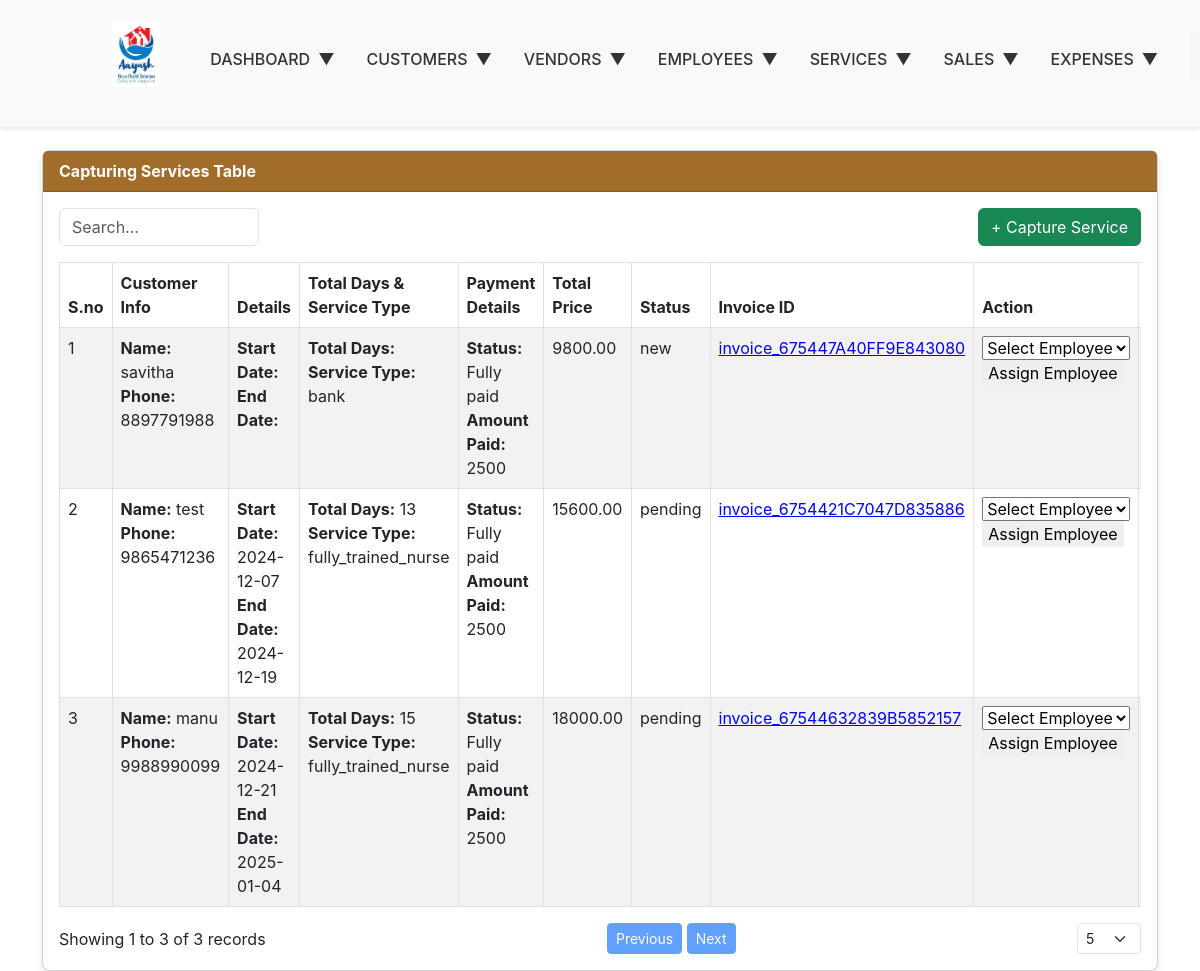
Screenshot of /Capturing-Services/view_services.php with the database file from the repository.
### tables this page shows
CREATE TABLE `service_requests` (
  `id` int(11) NOT NULL,
  `customer_name` varchar(255) NOT NULL,
  `contact_no` varchar(20) NOT NULL,
  `email` varchar(255) NOT NULL,
  `enquiry_date` date NOT NULL,
  `enquiry_time` time NOT NULL,
  `service_type` varchar(100) NOT NULL,
  `from_date` date DEFAULT NULL,
  `end_date` date DEFAULT NULL,
  `total_days` int(11) DEFAULT NULL,
  `service_price` decimal(10,2) DEFAULT NULL,
  `invoice_status` varchar(250) DEFAULT NULL,
  `enquiry_source` varchar(100) NOT NULL,
  `priority_level` varchar(50) NOT NULL,
  `status` varchar(50) NOT NULL,
  `assigned_employee` varchar(255) NOT NULL,
  `request_details` text NOT NULL,
  `resolution_notes` text NOT NULL,
  `comments` text NOT NULL,
  `created_at` timestamp NOT NULL DEFAULT current_timestamp()
);

CREATE TABLE `invoice` (
  `id` int(11) NOT NULL,
  `invoice_id` varchar(250) NOT NULL,
  `customer_id` int(11) DEFAULT NULL,
  `service_id` varchar(25) NOT NULL,
  `customer_name` varchar(255) NOT NULL,
  `mobile_number` varchar(15) NOT NULL,
  `customer_email` varchar(500) NOT NULL,
  `total_amount` decimal(10,2) NOT NULL,
  `due_date` datetime DEFAULT NULL,
  `status` varchar(50) DEFAULT 'Pending',
  `created_at` datetime DEFAULT current_timestamp(),
  `updated_at` datetime DEFAULT current_timestamp() ON UPDATE current_timestamp()
);

### Capturing-Services/view_services.php (the view, shortened to what this page needs)
<?php
include '../config.php';
$pageSize = isset($_GET['pageSize']) ? intval($_GET['pageSize']) : 5;
$pageIndex = isset($_GET['pageIndex']) ? intval($_GET['pageIndex']) : 0;
$searchTerm = isset($_GET['search']) ? $conn->real_escape_string($_GET['search']) : '';
$start = $pageIndex * $pageSize;
$countSql = "SELECT COUNT(*) as total FROM service_requests
             WHERE customer_name LIKE '%$searchTerm%'";
$countResult = $conn->query($countSql);
$totalRecords = $countResult->fetch_assoc()['total'];
$totalPages = ceil($totalRecords / $pageSize);
?>
<!DOCTYPE html>
<html lang="en">
<head>
  <link href="https://cdn.jsdelivr.net/npm/bootstrap@5.3.0/dist/css/bootstrap.min.css" rel="stylesheet">
  <link href="https://cdnjs.cloudflare.com/ajax/libs/font-awesome/6.0.0-beta3/css/all.min.css" rel="stylesheet">
    <link rel="stylesheet" href="../assets/css/style.css">
</head>
<body>
 <?php
  include '../navbar.php';
  ?>
  <div class="container  mt-7">
    <div class="dataTable_card card">
      <div class="card-header"> Capturing Services Table</div>
      <div class="card-body">
        <div class="dataTable_search mb-3 d-flex justify-content-between">
        <form class="d-flex w-75">
    <input type="text" class="form-control" id="globalSearch" placeholder="Search..." oninput="performSearch()">
</form>
    <a href="services.php" class="btn btn-success">+ Capture Service</a>
</div>
        <div class="table-responsive">
        <table class="table table-striped">
    <thead>
        <tr class="dataTable_headerRow">
            <th>S.no</th>
            <th>Customer Info</th>
            <th>Details</th>
            <th>Total Days & Service Type</th>
            <th>Payment Details</th>
            <th>Total Price</th>
            <th>Status</th>
            <th>Invoice ID</th>
            <th>Action</th>
            <th>Assign Employee</th>
        </tr>
    </thead>
    <tbody>
<?php
$sql1 = "SELECT * FROM service_requests
        ";
        $result1 = mysqli_query($conn, $sql1);
if ($result1->num_rows > 0) {
    $serial = $start + 1;
   while ($row = mysqli_fetch_assoc($result1)) {
    $serviceId = $row['id'];
    $invoiceQuery = "SELECT invoice_id FROM invoice WHERE service_id = ?";
    $stmt = $conn->prepare($invoiceQuery);
    $stmt->bind_param("i", $serviceId);
    $stmt->execute();
    $invoiceResult = $stmt->get_result();
    $invoiceId = null;
    if ($invoiceResult->num_rows > 0) {
        $invoiceRow = $invoiceResult->fetch_assoc();
        $invoiceId = $invoiceRow['invoice_id'];
    }
        echo "<tr class='dataTable_row'>
                <td>{$serial}</td>
                <td>
                  <strong>Name:</strong> " . htmlspecialchars($row['customer_name']) . "<br>
                  <strong>Phone:</strong> " . htmlspecialchars($row['contact_no']) . "
                </td>
                <td>
                  <strong>Start Date:</strong> " . htmlspecialchars($row['from_date']) . "<br>
                  <strong>End Date:</strong> " . htmlspecialchars($row['end_date']) . "
                </td>
                <td>
                  <strong>Total Days:</strong> {$row['total_days']}<br>
                  <strong>Service Type:</strong> {$row['service_type']}
                </td>
               <td>
                  <strong>Status:</strong> Fully paid<br>
                  <strong>Amount Paid:</strong> 2500
                </td>
                <td>{$row['service_price']}</td>
                <td>
                    {$row['status']}
                </td>
<td onclick=\"window.location.href='view_single_invoice.php?invoice_id=" . $invoiceId . "';\"
    style=\"cursor: pointer; color: blue; text-decoration: underline;\">
   $invoiceId
</td>
                <td>";
        if (!empty($row['assigned_employee'])) {
            echo "<span class='text-success'>" . htmlspecialchars($row['assigned_employee']) . "</span>";
        }
      else {
    echo "<form method='POST' action=''>
            <select name='emp_id' required>
                <option value=''>Select Employee</option>";
    echo "    </select>
            <input type='hidden' name='service_id' value='{$row['id']}'>
            <button type='submit' name='assign_employee' style='border: black; cursor: pointer;' title='Allocate'>
                Assign Employee
            </button>
          </form>";
}
       echo "
    </td>
    <td class='action-icons'>
        <form method='POST' action='' onsubmit='return confirm(\"Are you sure you want to cancel this service?\")'>
            <input type='hidden' name='service_id' value='" . $row['id'] . "'>
            <button type='submit' name='cancel_service' class='btn btn-warning btn-sm'>Cancel</button>
        </form>
    </td>
</tr>";
        $serial++;
    }
} else {
    echo "<tr><td colspan='8'>No data available</td></tr>";
}
?>
    </tbody>
</table>
        </div>
         <div class="d-flex justify-content-between align-items-center">
          <div>
            Showing <?= $start + 1 ?> to <?= min($start + $pageSize, $totalRecords) ?> of <?= $totalRecords ?> records
          </div>
          <div>
            <a href="?pageIndex=<?= max(0, $pageIndex - 1) ?>&pageSize=<?= $pageSize ?>&search=<?= htmlspecialchars($searchTerm) ?>" class="btn btn-primary btn-sm <?= $pageIndex == 0 ? 'disabled' : '' ?>">Previous</a>
            <a href="?pageIndex=<?= min($totalPages - 1, $pageIndex + 1) ?>&pageSize=<?= $pageSize ?>&search=<?= htmlspecialchars($searchTerm) ?>" class="btn btn-primary btn-sm <?= $pageIndex >= $totalPages - 1 ? 'disabled' : '' ?>">Next</a>
          </div>
          <div>
            <select onchange="window.location.href='?pageIndex=0&pageSize=' + this.value + '&search=<?= htmlspecialchars($searchTerm) ?>'" class="form-select form-select-sm">
              <option value="5" <?= $pageSize == 5 ? 'selected' : '' ?>>5</option>
            </select>
          </div>
        </div>
      </div>
    </div>
  </div>
</body>
</html>

### navbar.php (shortened to what this page needs)
<!DOCTYPE html>
<html lang="en">
<head>
    <link rel="stylesheet" href="../style.css">
</head>
<body>
    <header class="navbar-header">
        <div class="text-center mb-4 d-flex justify-content-center align-items-center gap-3">
  <img src="../assets/images/ayush_logo.jpg" alt="Ayush App Logo" class="navbar-ayushlogo-img mt-3" />
</div>
        <nav class="navbar-links">
            <div class="navbar-dropdown" onmouseover="toggleDropdown('dashboard')" onmouseout="toggleDropdown('dashboard')">
                <span class="navbar-dropdown-title">
                    DASHBOARD <span class="dropdown-arrow-icon">▼</span>
                </span>
            </div>
            <div class="navbar-dropdown" onmouseover="toggleDropdown('customers')" onmouseout="toggleDropdown('customers')">
                <span class="navbar-dropdown-title">
                    CUSTOMERS <span class="dropdown-arrow-icon">▼</span>
                </span>
            </div>
            <div class="navbar-dropdown" onmouseover="toggleDropdown('vendor')" onmouseout="toggleDropdown('vendor')">
                <span class="navbar-dropdown-title">
                    VENDORS <span class="dropdown-arrow-icon">▼</span>
                </span>
            </div>
            <div class="navbar-dropdown" onmouseover="toggleDropdown('employee')" onmouseout="toggleDropdown('employee')">
                <span class="navbar-dropdown-title">
                    EMPLOYEES <span class="dropdown-arrow-icon">▼</span>
                </span>
            </div>
            <div class="navbar-dropdown" onmouseover="toggleDropdown('service')" onmouseout="toggleDropdown('service')">
                <span class="navbar-dropdown-title">
                    SERVICES <span class="dropdown-arrow-icon">▼</span>
                </span>
            </div>
            <div class="navbar-dropdown" onmouseover="toggleDropdown('sales')" onmouseout="toggleDropdown('sales')">
                <span class="navbar-dropdown-title">
                    SALES <span class="dropdown-arrow-icon">▼</span>
                </span>
            </div>
    <div class="navbar-links">
        <div class="navbar-dropdown" onmouseover="toggleDropdown('expenses')" onmouseout="toggleDropdown('expenses')">
            <span class="navbar-dropdown-title" >
                EXPENSES <span class="dropdown-arrow-icon">▼</span>
            </span>
        </div>
    </div>
    <div class="text-center mb-4 d-flex justify-content-center align-items-center gap-3">
  <img src="../assets/images/payfiller_logo.jpg" alt="Payfiller App Logo" class="navbar-logo-img mt-3" />
</div>
        </nav>
    </header>
</body>
</html>

### assets/css/style.css (style rules this page uses)
body { font-family: -apple-system, BlinkMacSystemFont, "Segoe UI", Roboto, "Helvetica Neue", Arial, "Noto Sans", sans-serif, "Apple Color Emoji", "Segoe UI Emoji", "Segoe UI Symbol", "Noto Color Emoji"; margin: 0; padding: 0; }
.container { margin-top: 150px; }
.navbar-header { position: fixed; top: 0; width: 100%; background-color: #fff; z-index: 1000; box-shadow: 0 2px 5px rgba(0, 0, 0, 0.1); }
.navbar-logo-img { height: 50px !important; width: auto; object-fit: cover; margin-right:80px; }
.navbar-ayushlogo-img { height: 65px !important; width: auto; object-fit: cover; padding-right: 50px; margin-left: 80px; }
.navbar-header { display: flex; justify-content: space-between; align-items: center; padding: 1rem 2rem; background: #f9f9f9; box-shadow: 0 2px 4px rgba(0, 0, 0, 0.1); position: fixed; z-index: 1; width: 100%; margin-top: -10px; }
.dropdown-arrow-icon { margin-left: 8px; font-size: 14px; transition: transform 0.3s ease; }
.navbar-dropdown-title { display: flex; align-items: center; cursor: pointer; }
.navbar-logo-img { height: 65px; }
.navbar-links { display: flex; justify-content: start; align-items: center; gap: 2rem; list-style-type: none; flex-grow: 1; }
.navbar-links a, .navbar-links span { color: #333; text-decoration: none; font-size: 20px; font-weight: 500; transition: color 0.3s ease; cursor: pointer; font-size: 1.0rem; }
.navbar-dropdown { position: relative; }
.dataTable_search input { max-width: 200px; }
.dataTable_headerRow th, .dataTable_row td { border: 1px solid #dee2e6; }
.dataTable_headerRow { background-color: #f8f9fa; font-weight: bold; }
.dataTable_card { border: 1px solid #ced4da; border-radius: 0.5rem; box-shadow: 0 4px 8px rgba(0, 0, 0, 0.1); }
.dataTable_card .card-header { background-color: #A26D2B; color: white; font-weight: bold; }

### Capturing-Services/view_services.php (style rules this page uses)
.dataTable_search input { max-width: 200px; }
.dataTable_headerRow th, .dataTable_row td { border: 1px solid #dee2e6; }
.dataTable_headerRow { background-color: #f8f9fa; font-weight: bold; }
.dataTable_card { border: 1px solid #ced4da; border-radius: 0.5rem; box-shadow: 0 4px 8px rgba(0, 0, 0, 0.1); }
.dataTable_card .card-header { background-color: #A26D2B; color: white; font-weight: bold; }

### rows the page displays
service_requests: customer_name "savitha", contact_no "8897791988", service_type "bank", service_price "9800.00", status "new", invoice.invoice_id "invoice_675447A40FF9E843080"
service_requests: customer_name "test", contact_no "9865471236", from_date "2024-12-07", end_date "2024-12-19", total_days "13", service_type "fully_trained_nurse", service_price "15600.00", status "pending", invoice.invoice_id "invoice_6754421C7047D835886"
service_requests: customer_name "manu", contact_no "9988990099", from_date "2024-12-21", end_date "2025-01-04", total_days "15", service_type "fully_trained_nurse", service_price "18000.00", status "pending", invoice.invoice_id "invoice_67544632839B5852157"

### other values shown
$start + 1 "1"
min($start + $pageSize, $totalRecords) "3"
$totalRecords "3"
